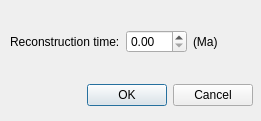
<ui version="4.0" >
 <author></author>
 <comment></comment>
 <exportmacro></exportmacro>
 <class>ReconstructToTimeDialog</class>
 <widget class="QDialog" name="ReconstructToTimeDialog" >
  <property name="geometry" >
   <rect>
    <x>0</x>
    <y>0</y>
    <width>261</width>
    <height>121</height>
   </rect>
  </property>
  <property name="windowTitle" >
   <string>Reconstruct to Time</string>
  </property>
  <widget class="QWidget" name="verticalLayout" >
   <property name="geometry" >
    <rect>
     <x>10</x>
     <y>10</y>
     <width>243</width>
     <height>101</height>
    </rect>
   </property>
   <layout class="QVBoxLayout" >
    <property name="margin" >
     <number>0</number>
    </property>
    <property name="spacing" >
     <number>6</number>
    </property>
    <item>
     <layout class="QHBoxLayout" >
      <property name="margin" >
       <number>0</number>
      </property>
      <property name="spacing" >
       <number>6</number>
      </property>
      <item>
       <widget class="QLabel" name="label_2" >
        <property name="text" >
         <string>Reconstruction time:</string>
        </property>
       </widget>
      </item>
      <item>
       <widget class="QDoubleSpinBox" name="doubleSpinBox" />
      </item>
      <item>
       <widget class="QLabel" name="label" >
        <property name="text" >
         <string>(Ma)</string>
        </property>
       </widget>
      </item>
     </layout>
    </item>
    <item>
     <layout class="QHBoxLayout" >
      <property name="margin" >
       <number>0</number>
      </property>
      <property name="spacing" >
       <number>6</number>
      </property>
      <item>
       <spacer>
        <property name="orientation" >
         <enum>Qt::Horizontal</enum>
        </property>
        <property name="sizeHint" >
         <size>
          <width>131</width>
          <height>31</height>
         </size>
        </property>
       </spacer>
      </item>
      <item>
       <widget class="QPushButton" name="okButton" >
        <property name="text" >
         <string>OK</string>
        </property>
       </widget>
      </item>
      <item>
       <widget class="QPushButton" name="cancelButton" >
        <property name="text" >
         <string>Cancel</string>
        </property>
       </widget>
      </item>
     </layout>
    </item>
   </layout>
  </widget>
 </widget>
 <pixmapfunction></pixmapfunction>
 <resources/>
 <connections>
  <connection>
   <sender>okButton</sender>
   <signal>clicked()</signal>
   <receiver>ReconstructToTimeDialog</receiver>
   <slot>accept()</slot>
   <hints>
    <hint type="sourcelabel" >
     <x>278</x>
     <y>253</y>
    </hint>
    <hint type="destinationlabel" >
     <x>96</x>
     <y>254</y>
    </hint>
   </hints>
  </connection>
  <connection>
   <sender>cancelButton</sender>
   <signal>clicked()</signal>
   <receiver>ReconstructToTimeDialog</receiver>
   <slot>reject()</slot>
   <hints>
    <hint type="sourcelabel" >
     <x>369</x>
     <y>253</y>
    </hint>
    <hint type="destinationlabel" >
     <x>179</x>
     <y>282</y>
    </hint>
   </hints>
  </connection>
 </connections>
</ui>
